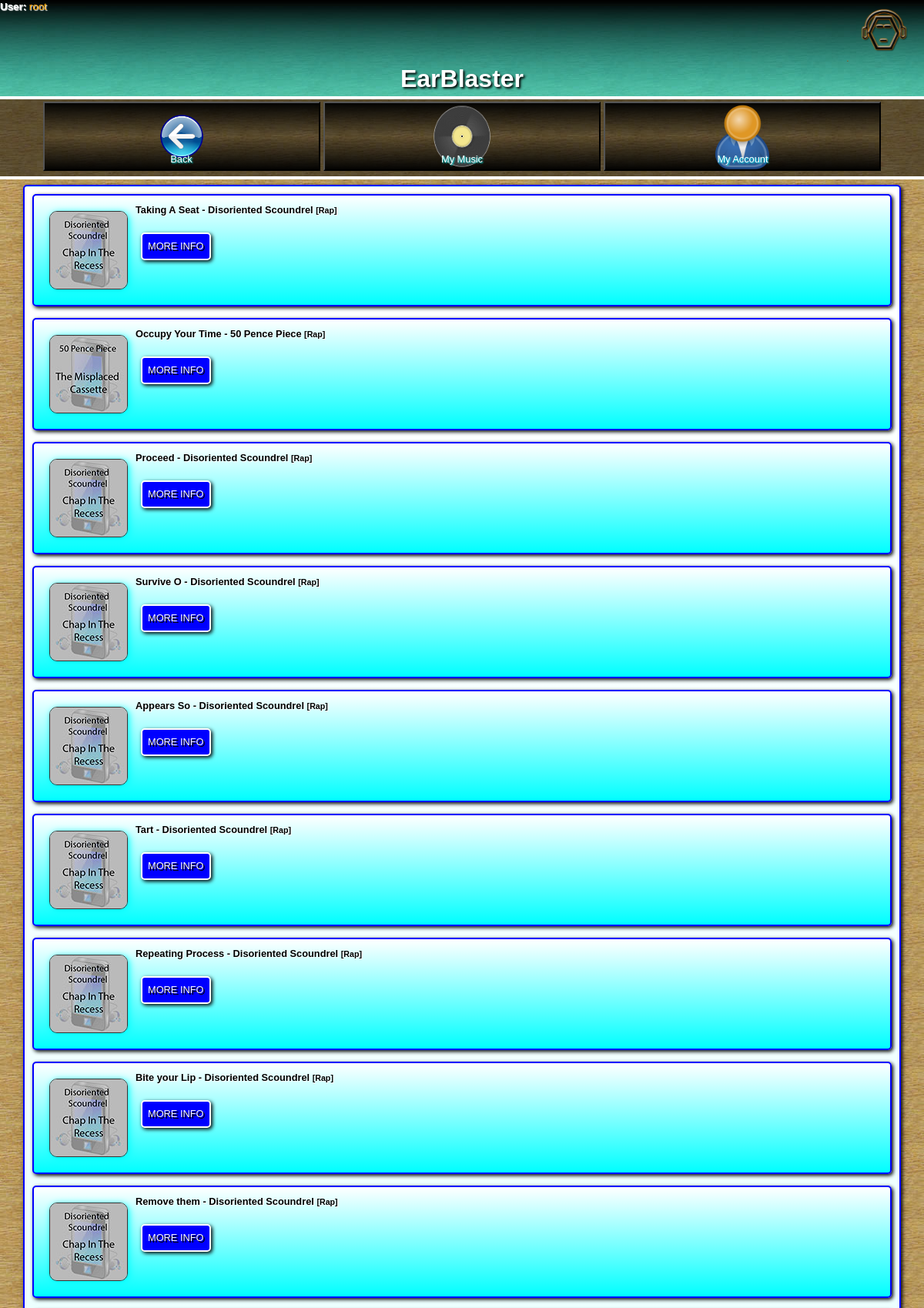
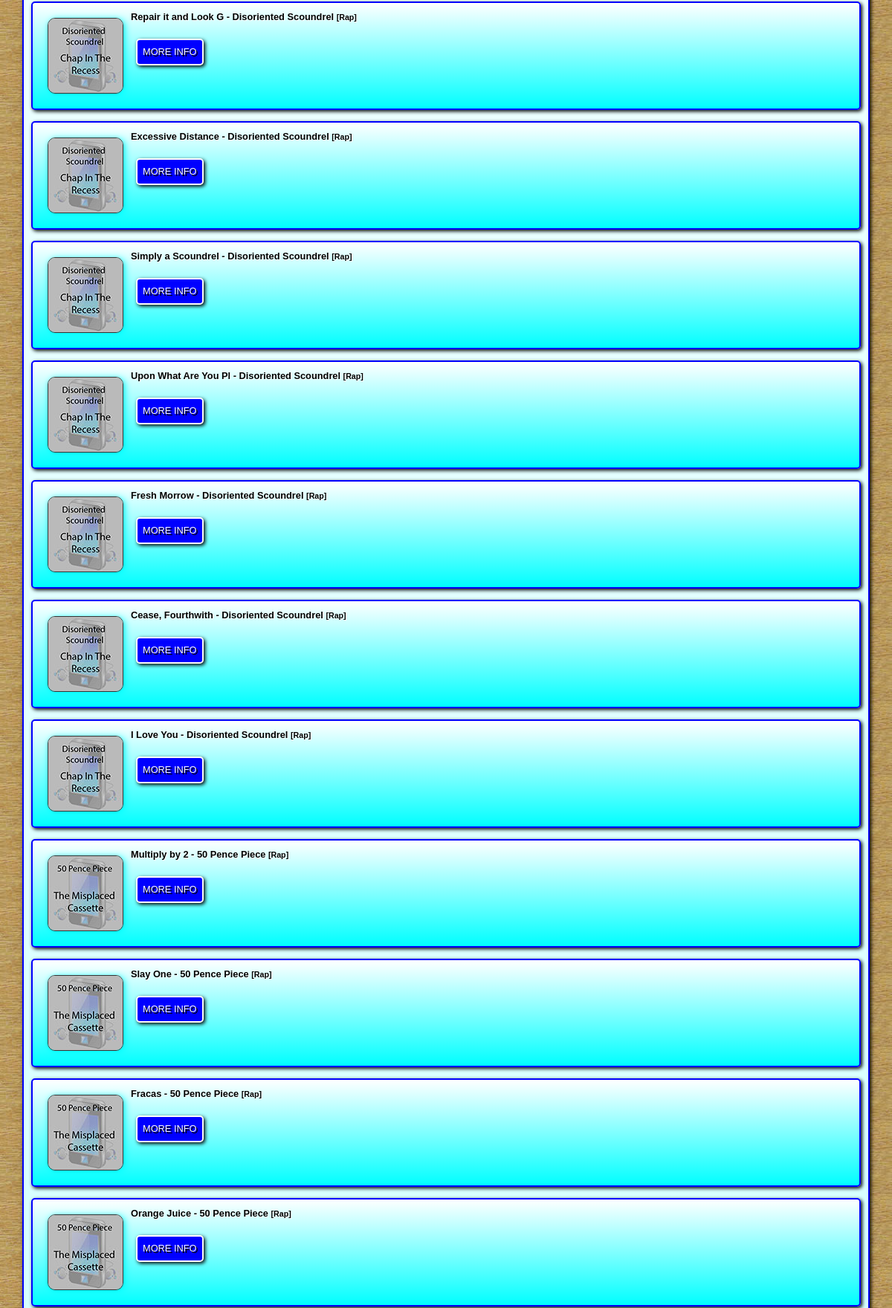
The app's page /searchResults.php (signed in, upper part) with its own data (2 pictures, top to bottom).
### tables this page shows
CREATE TABLE IF NOT EXISTS `tracks` (
  `track_id` int(11) NOT NULL AUTO_INCREMENT,
  `artist` varchar(100) NOT NULL,
  `album` varchar(100) NOT NULL DEFAULT '',
  `description` text NOT NULL,
  `name` varchar(40) NOT NULL DEFAULT '0.00',
  `genre` varchar(50) NOT NULL,
  `image` varchar(100) NOT NULL,
  `thumb` varchar(100) NOT NULL,
  `sample` varchar(100) NOT NULL,
  PRIMARY KEY (`track_id`)
);

### php/searchTracks.php (the view, shortened to what this page needs)
<?php
$keyword = $_POST["keyword"];
$sql="SELECT * FROM tracks WHERE
	  LCASE(name) LIKE \"%" . strtolower($keyword) . "%\" OR
	  LCASE(genre) LIKE \"%" . strtolower($keyword) . "%\" OR
	  LCASE(album) LIKE \"%" . strtolower($keyword) . "%\" OR
	  LCASE(artist) LIKE \"%" . strtolower($keyword) . "%\"";
$result=mysql_query($sql);
if (mysql_num_rows($result) == 0) {
   echo '
   			<small> No results </small>
		';
}
	else {
	while ($row = mysql_fetch_array($result, MYSQL_ASSOC)) {
		echo '
			   	<div class="trackItem">
   	         <img src="' . $row["thumb"] . '" width="100px" height="100px" class="trackImage" alt="' . $row["name"] . ' image">
   	        <p class="trackTitle">' . $row["name"] . ' - ' . $row["artist"] . ' <small>[' . $row["genre"] . ']</small></p>
   	         <a class="buttonBlue" href="track.php?trackid=' . $row["track_id"] . '"> MORE INFO </a>
   	         <div class="clearfloat"></div>
    	    	</div>
		';
	}
}
?>

### style.css (style rules this page uses)
html { margin:0; padding:0; height:100%; text-shadow:1px 1px 1px white; }
body { font: 100%/1.4 Verdana, Arial, Helvetica, sans-serif; background: url(images/background.jpg) repeat; margin: 0; padding: 0; height:100%; word-wrap:break-word; }
h1, h2, h3, h4, h5, h6, p { margin-top: 0; padding-right: 15px; padding-left: 15px; }
a:link { color:#03F; text-decoration:none; }
.buttonBlue { border-radius:5px; background-color:blue; border:2px solid white; padding:7px; margin:7px; color:white; box-shadow: 2px 2px 5px black; text-decoration: none; overflow: hidden; cursor: pointer; text-shadow:2px 2px black; font-family:Verdana, Geneva, sans-serif; display:inline-block; }
.trackBlock a { color:white; text-decoration:none; }
.trackItem { background: linear-gradient(to bottom, rgba(255,255,255,1) 0%,rgba(0,255,255,1) 100%); border:2px solid blue; border-radius:5px; box-shadow:2px 2px 5px black; color:#333; transition: all 0.2s ease-in-out; padding:10px; font-size:80%; margin-bottom:15px; }
.trackItem a { color:white; text-decoration:none; }
.trackTitle { color:black; font-weight:700; }
.trackImage { float:left; box-shadow:2px 2px 10px cyan; border:1px solid #333; border-radius:10px; margin:10px; }

### records on screen
tracks: thumb (picture), name "Taking A Seat", artist "Disoriented Scoundrel", genre "Rap"
tracks: thumb (picture), name "Occupy Your Time", artist "50 Pence Piece", genre "Rap"
tracks: thumb (picture), name "Proceed", artist "Disoriented Scoundrel", genre "Rap"
tracks: thumb (picture), name "Survive O", artist "Disoriented Scoundrel", genre "Rap"
tracks: thumb (picture), name "Appears So", artist "Disoriented Scoundrel", genre "Rap"
tracks: thumb (picture), name "Tart", artist "Disoriented Scoundrel", genre "Rap"
tracks: thumb (picture), name "Repeating Process", artist "Disoriented Scoundrel", genre "Rap"
tracks: thumb (picture), name "Bite your Lip", artist "Disoriented Scoundrel", genre "Rap"
tracks: thumb (picture), name "Remove them", artist "Disoriented Scoundrel", genre "Rap"
tracks: thumb (picture), name "Repair it and Look G", artist "Disoriented Scoundrel", genre "Rap"
tracks: thumb (picture), name "Excessive Distance", artist "Disoriented Scoundrel", genre "Rap"
tracks: thumb (picture), name "Simply a Scoundrel", artist "Disoriented Scoundrel", genre "Rap"
tracks: thumb (picture), name "Upon What Are You Pl", artist "Disoriented Scoundrel", genre "Rap"
tracks: thumb (picture), name "Fresh Morrow", artist "Disoriented Scoundrel", genre "Rap"
tracks: thumb (picture), name "Cease, Fourthwith", artist "Disoriented Scoundrel", genre "Rap"
tracks: thumb (picture), name "I Love You", artist "Disoriented Scoundrel", genre "Rap"
tracks: thumb (picture), name "Multiply by 2", artist "50 Pence Piece", genre "Rap"
tracks: thumb (picture), name "Slay One", artist "50 Pence Piece", genre "Rap"
tracks: thumb (picture), name "Fracas", artist "50 Pence Piece", genre "Rap"
tracks: thumb (picture), name "Orange Juice", artist "50 Pence Piece", genre "Rap"

### other values on screen
$_SESSION["userid"] "root"
